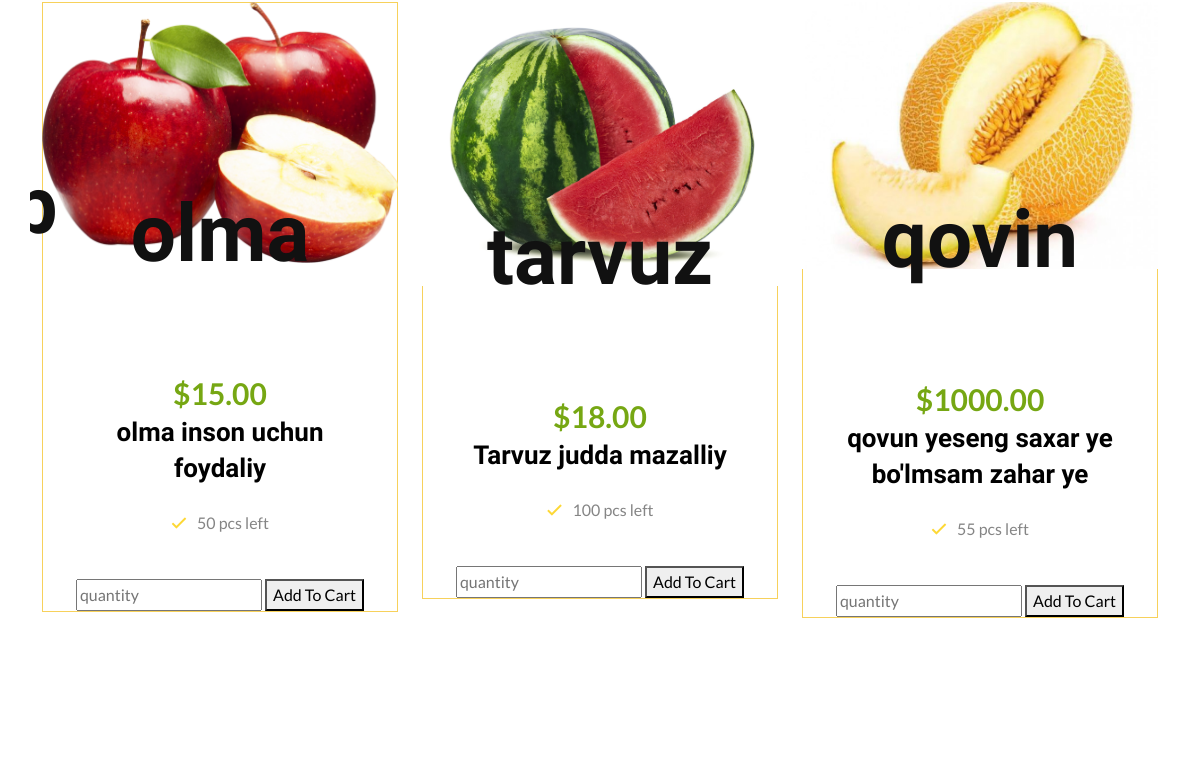
Before: /main/ (middle part) with the older database file.
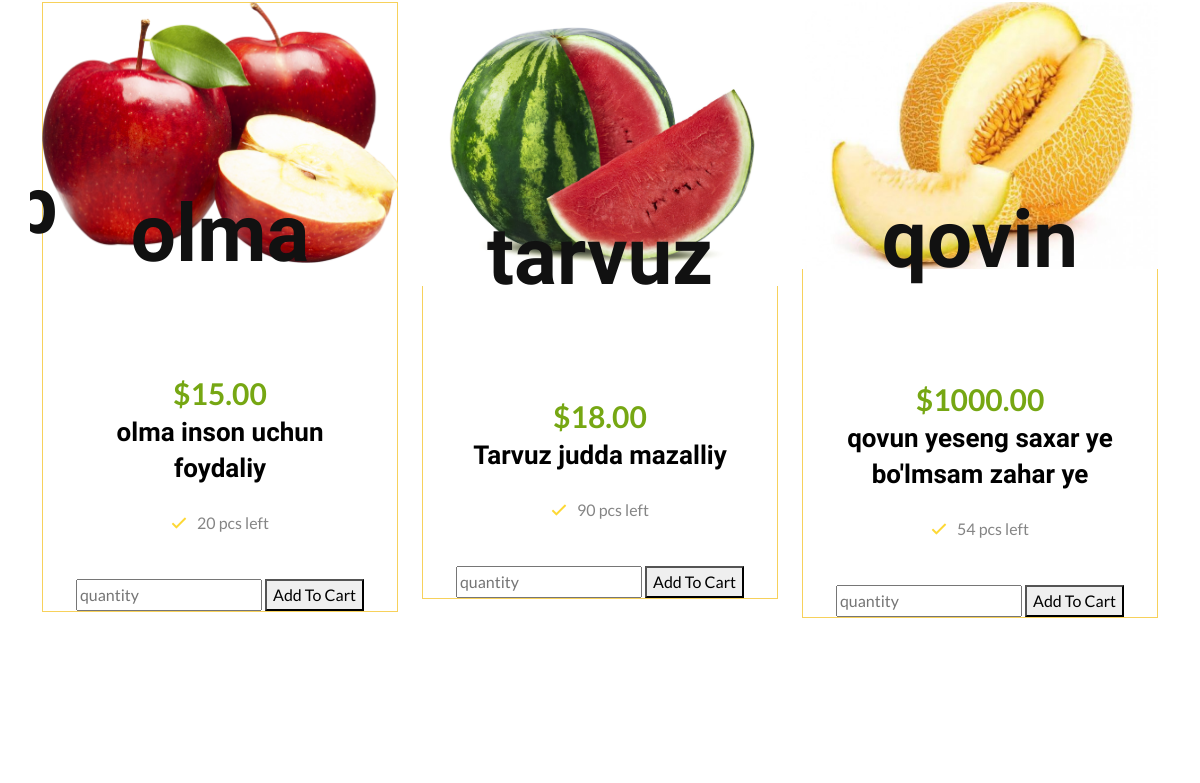
After: the same page with the newer database file.
### Goods/models.py (models this page shows, shortened)
class ProductImg(models.Model):
    product = models.ForeignKey(Product, on_delete=models.CASCADE, related_name='images')
    img = models.ImageField(upload_to='product-img')

class Product(models.Model):
    name = models.CharField(max_length=255)
    quantity = models.PositiveIntegerField(default=1)
    price = models.DecimalField(max_digits=8, decimal_places=2)
    category = models.ForeignKey(Category, on_delete=models.CASCADE, related_name='products')
    description = models.TextField()

### Goods/views.py (the view)
# urls.py: path('', views.main, name='index'),
def main(request):
    banners = models.Banner.objects.all()
    category = models.Category.objects.all()
    last_img = models.ProductImg.objects.all()
    wishlist = models.WishList.objects.all()
    context = {}
    context['banners'] = banners
    context['categories'] = category
    context['products'] = paginator_page(last_img, 8 , request)
    context['wishlist'] = wishlist
    return render(request, 'index.html', context)

### Goods/views.py (called while the page is built)
def paginator_page(data, num, request):
    paginator = Paginator(data.order_by('-id'), num)
    pages = request.GET.get('page')
    try:
        paginated_list = paginator.page(pages)
    except PageNotAnInteger:
        paginated_list = paginator.page(1)
    except EmptyPage:
        paginated_list = paginator.page(paginator.num_pages)
    return paginated_list

### templates/index.html (shortened to what this page needs)
{% extends 'base.html' %}
{% load static %}
{% block content %}
    <section class="position-relative space-top space-md-bottom" style="padding-top: 40px;">
        <div class="container">
            <div class="row vs-carousel" data-slide-show="3" data-lg-slide-show="3" data-sm-slide-show="1">
                {% for product in products%}
                <div class="col-xl-4">
                    <div class="package-style1">
                        <div class="package-img"><img src="{{product.img.url }}" alt="Package"></div>
                        <div class="package-quantity" data-bg-src="{% static 'assets/img/shape/pack-bg.png' %}">
                            <div class="number">{{product.product.name}}</div>
                        </div>
                        <div class="package-price">${{product.product.price}}</div>
                        <h3 class="package-title">{{product.product.description}}</h3>
                        <div class="package-list">
                            <ul>
                                <li><i class="far fa-check"></i>{{product.product.quantity}} pcs left</li>
                            </ul>
                        </div>
                        <form action="{% url 'addToCart' product.id %}" method="POST">
                            <input type="number" placeholder="quantity" name="quantity">
                            <button type="submit">Add To Cart</button>
                        </form>
                    </div>
                </div>
                {% endfor %}
            </div>
        </div>
    </section>
{% endblock %}

Changed rows visible on the page:
changed through a linked row, ProductImg "olma": product.quantity "50" → "20"
changed through a linked row, ProductImg "tarvuz": product.quantity "100" → "90"
changed through a linked row, ProductImg "qovin": product.quantity "55" → "54"
